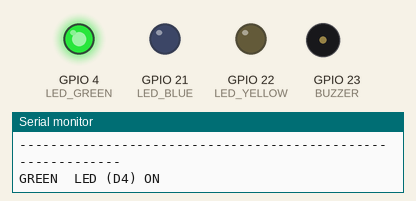
Recording of a sketch running on a simulated ESP32. Parts: output pins drawn as LEDs (lit = HIGH), buzzer (waves = sounding), the last lines printed to the serial monitor.

Above: at 1.0 s.
At 2.9 s:
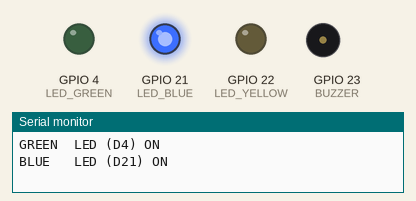
At 4.8 s:
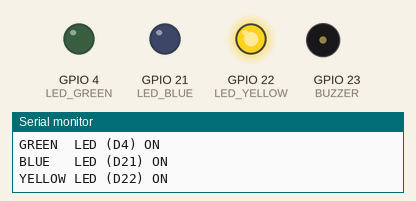
At 6.08 s:
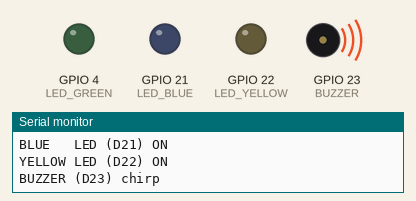
At 7.4 s:
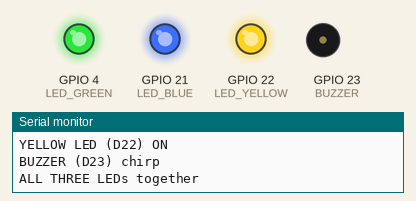
At 9.9 s:
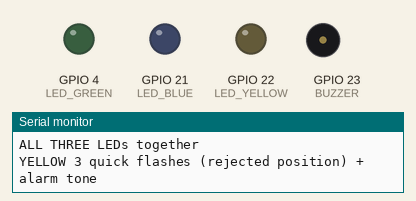
Timing chart, 0 to 13.8 s (numbered marks = the images above):
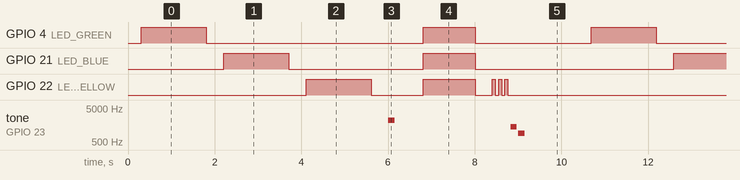

The sketch:

led_buzzer_test.ino
```cpp
/*
 * ArmoryDB · LED + buzzer wiring test
 * ===================================
 * Lights each part in turn so you can check the wiring one part at a time.
 * Serial Monitor: 115200 baud (optional; the parts also work without it).
 *
 *   Green LED   D4    Wi-Fi status
 *   Blue LED    D21   GPS fix
 *   Yellow LED  D22   send result
 *   Buzzer      D23   (+ leg to D23, other leg to GND)
 *
 * Do not use TX0 / RX0 for anything: they are the USB connection to the laptop.
 *
 * All four are on the same side of the board as 3V3, GND, D18 and D19, so a long breadboard
 * that only reaches one side is enough.
 *
 * Each LED:  ESP32 pin -> 330 ohm resistor -> LED long leg ... LED short leg -> GND
 *
 * Sequence (repeats): green 1.5 s, blue 1.5 s, yellow 1.5 s, buzzer chirp, all three together,
 * then a "3 flashes" pattern on yellow (what the tracker shows for a rejected position).
 */

static const int LED_GREEN = 4;
static const int LED_BLUE = 21;
static const int LED_YELLOW = 22;
static const int BUZZER = 23;

void flash(int pin, int times, int onMs, int offMs) {
  for (int i = 0; i < times; i++) {
    digitalWrite(pin, HIGH);
    delay(onMs);
    digitalWrite(pin, LOW);
    delay(offMs);
  }
}

void showLed(const char* name, int pin) {
  Serial.printf("%s LED (D%d) ON\n", name, pin);
  digitalWrite(pin, HIGH);
  delay(1500);
  digitalWrite(pin, LOW);
  delay(400);
}

void setup() {
  Serial.begin(115200);
  delay(300);

  pinMode(LED_GREEN, OUTPUT);
  pinMode(LED_BLUE, OUTPUT);
  pinMode(LED_YELLOW, OUTPUT);
  pinMode(BUZZER, OUTPUT);
  digitalWrite(LED_GREEN, LOW);
  digitalWrite(LED_BLUE, LOW);
  digitalWrite(LED_YELLOW, LOW);

  Serial.println("\n=== LED + buzzer test ===");
  Serial.println("Each part lights in turn. Note any that stay dark.");
}

void loop() {
  Serial.println("------------------------------------------------------------");
  showLed("GREEN ", LED_GREEN);
  showLed("BLUE  ", LED_BLUE);
  showLed("YELLOW", LED_YELLOW);

  Serial.printf("BUZZER (D%d) chirp\n", BUZZER);
  tone(BUZZER, 2200, 150);
  delay(300);
  noTone(BUZZER);
  delay(500);

  Serial.println("ALL THREE LEDs together");
  digitalWrite(LED_GREEN, HIGH);
  digitalWrite(LED_BLUE, HIGH);
  digitalWrite(LED_YELLOW, HIGH);
  delay(1200);
  digitalWrite(LED_GREEN, LOW);
  digitalWrite(LED_BLUE, LOW);
  digitalWrite(LED_YELLOW, LOW);
  delay(400);

  Serial.println("YELLOW 3 quick flashes (rejected position) + alarm tone");
  flash(LED_YELLOW, 3, 70, 70);
  tone(BUZZER, 1400, 140);
  delay(180);
  tone(BUZZER, 900, 140);
  delay(180);
  noTone(BUZZER);

  delay(1500);
}
```

Measured:
- by itself, GPIO 4 (LED_GREEN): repeats every 10.4 s: LOW 5.0 s, HIGH 1.2 s, LOW 2.7 s, HIGH 1.5 s
- by itself, GPIO 21 (LED_BLUE): repeats every 10.4 s: LOW 3.1 s, HIGH 1.2 s, LOW 4.6 s, HIGH 1.5 s
- by itself, tone on GPIO 23 (BUZZER): repeats every 10.4 s: silent 2.7 s, 1400 Hz 0.14 s, silent 0.04 s, 900 Hz 0.14 s, silent 7.2 s, 2200 Hz 0.15 s
- by itself, GPIO 22 (LED_YELLOW): repeats every 10.4 s: LOW 1.2 s, HIGH 1.2 s, LOW 0.40 s, 2 × (HIGH 0.07 s, LOW 0.07 s), HIGH 0.07 s, LOW 5.7 s, HIGH 1.5 s
